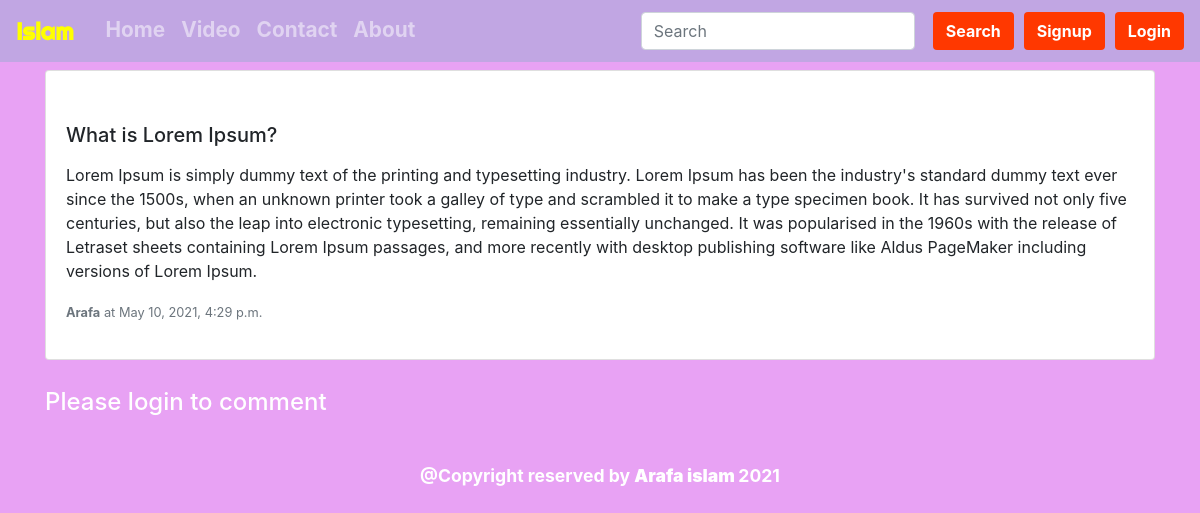
/myapp/what-is-lorem-ipsum, run on the app's committed database.
### myapp/models.py (models this page shows, shortened)
class Post(models.Model):
    sno = models.AutoField(primary_key=True)
    title = models.CharField(max_length=300)
    slug = AutoSlugField(populate_from='title', unique_with='sno')
    content = models.TextField()
    author = models.CharField(max_length=25)
    timestamp = models.DateTimeField(default=now,blank=True)

### myapp/views.py (the view)
# urls.py: path('<str:slug>',views.homeviews,name='homeviews')
def homeviews(request,slug):
    post = Post.objects.filter(slug=slug).first()
    comments =BlogComment.objects.filter(post=post)
    context = {"post":post,"comments":comments,"user":request.user}
    return render(request, "homeviews.html",context)

### templates/homeviews.html (shortened to what this page needs)
{% extends 'base.html' %}
{% block body %}
<div class="container  my-1">
    <div class="row">
        <div class="col-sm-12 mt-1 mb-1">
            <div class="card">
                <div class="card-body my-3">
                    <h5 class="card-title my-3">{{post.title}}</h5>
                    <p class="card-text">
                     {{post.content}}
                    </p>
                    <p class="card-text"><small class="text-muted"><b> {{post.author}}</b> at {{post.timestamp}}</small>
                    </p>
                </div>
            </div>
        </div>
    </div>
</div>
{% if user.is_authenticated %}
<div class="container">
<h2 class="mt-3 text-white">Comment: ({{comments.count}})</h2>
<form method="POST" action="/myapp/homeComment">
{% csrf_token %}
  <div class="mt-3 text-white font-weight-bold">
    <label for="exampleFormControlTextarea1 ">Comment here</label>
    <input type="text" name="comment" class="form-control"  >
  </div>
<input type="hidden" value="{{post.sno}}" name="postSno" class="form-control">
<button type="submit" class="btn btn-primary mt-3 mb-3">Submit</button>
</form>
</div>
{% else %}
<div class="container text-white my-4">
<h4>Please login to comment</h4>
</div>
{% endif %}
{% endblock body %}

### templates/base.html (style rules this page uses)
body { background-color: #c309e460; }

### data on the page
Post: title "What is Lorem Ipsum?", content "Lorem Ipsum is simply dummy text of the printing and typesetting industry. Lorem Ipsum has been the industry's standard dummy text ever since the 1500s, when an unknown printer took a galley of type and scrambled it to make a type specimen book. It has survived not only five centuries, but also the leap into electronic typesetting, remaining essentially unchanged. It was popularised in the 1960s with the release of Letraset sheets containing Lorem Ipsum passages, and more recently with desktop publishing software like Aldus PageMaker including versions of Lorem Ipsum.", author "Arafa", timestamp "May 10, 2021, 4:29 p.m."
